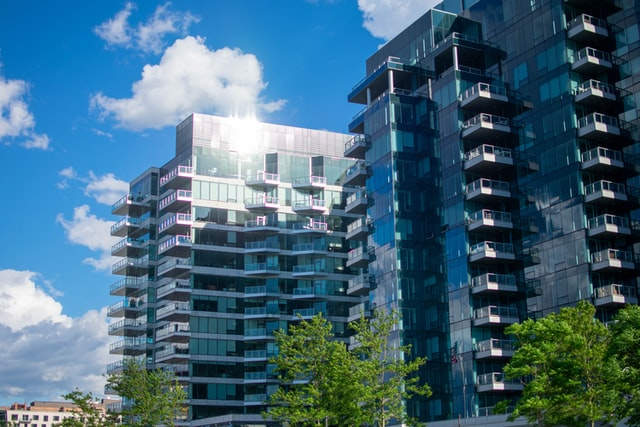
#> input picture images/facade.jpg, 640 x 427 px; its folder holds 3 pictures in this run
$ python resizer.py   (older library calls are emulated)
#> lines starting #> are read from the running program, lines starting #| are printed output that depends on the picture
from PIL import Image
import os
from sys import exit

#just a function for jun
def infos(i):
    print(f'Successfully resized and saved {i}')

# This function resizes images and also maintains the aspect ratio
def resizer(img, new_width):
    width, height = img.size
    ratio = height / width
    new_height = int(ratio * new_width)
    resized_image = img.resize((new_width, new_height), Image.ANTIALIAS)
    return resized_image

# This list carries the valid acceptable image extensions
img_extns = ['jpg', 'jpeg', 'png', 'gif', 'bmp']

# Changing directory
os.chdir('images/')


# Saving images into a list
img_list = os.listdir()

# Verifies the images
for i in img_list:
    ext = i.split('.')
    if ext[-1] in img_extns:
        print('Valid image extension')
    else:
        print('Invalid image extension')
        exit()

# Prompt users to enter desired width
img_width = int(input('Enter your desired width for resizing: '))
#> the answer given: 100

# Loops the images for resizing and saving
for i in img_list:
    # Opens the facade image
    image = Image.open(i)
#> image is the input picture: PIL image 640x427 RGB; mean R, G, B 67.1, 104.3, 123.7

    # Saves the copies of resized images to a new folder
    resized_image = resizer(image, img_width) # Calls the resizer function for resizing
#> in resizer, `resized_image = img.resize((new_width, new_height), Image.ANTIALIAS)`:
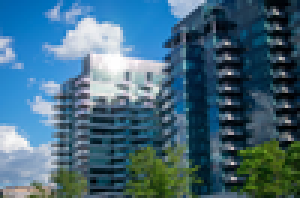
#> resized_image: PIL image 100x66 RGB (shown 3 times larger); mean R, G, B 67.2, 104.3, 123.7
    resized_image.save(f'F:/python_projects/Image-Compressor/resized_images/{i}') # Saves the image using absolute file path
    infos(i)
#> pass 2 of the loop `for i in img_list:`:
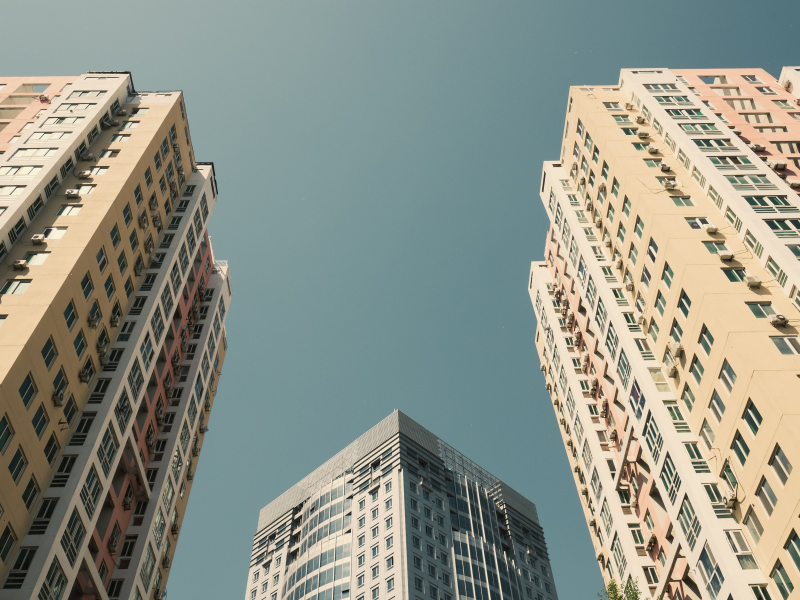
#> input picture images/interior-0.jpg, 2400 x 1800 px (shown at 1/3 size)
#> image is the input picture: PIL image 2400x1800 RGB; mean R, G, B 142.4, 147.2, 136.2
#> in resizer (call 2), `resized_image = img.resize((new_width, new_height), Image.ANTIALIAS)`:
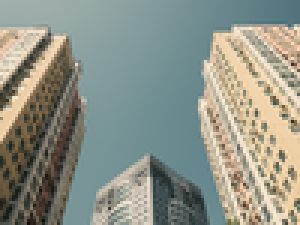
#> resized_image: PIL image 100x75 RGB (shown 3 times larger); mean R, G, B 142.4, 147.2, 136.2
#> pass 3 of the loop `for i in img_list:`:
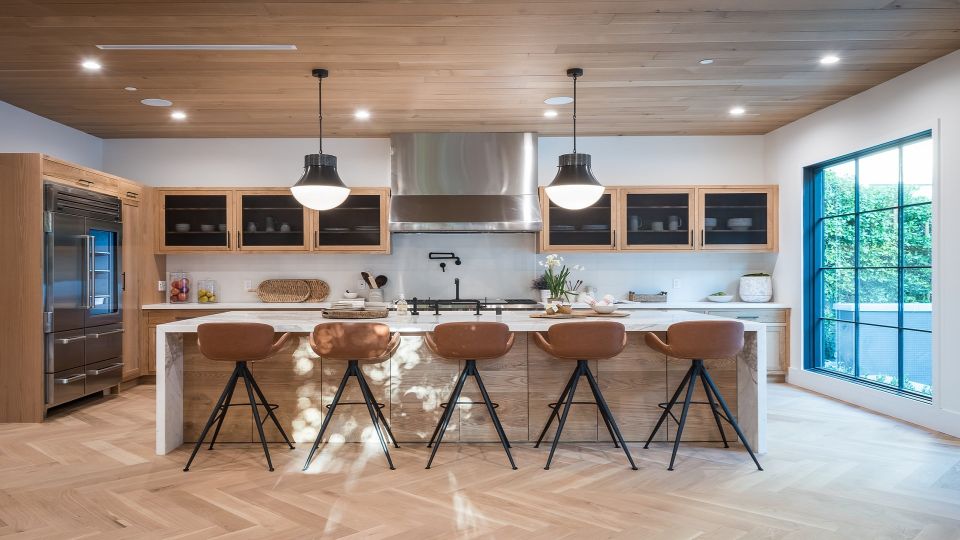
#> input picture images/interior-1.jpg, 1920 x 1080 px (shown at 1/2 size)
#> image is the input picture: PIL image 1920x1080 RGB; mean R, G, B 151.6, 140.3, 131.4
#> in resizer (call 3), `resized_image = img.resize((new_width, new_height), Image.ANTIALIAS)`:
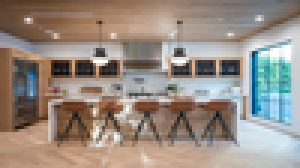
#> resized_image: PIL image 100x56 RGB (shown 3 times larger); mean R, G, B 151.7, 140.3, 131.3
